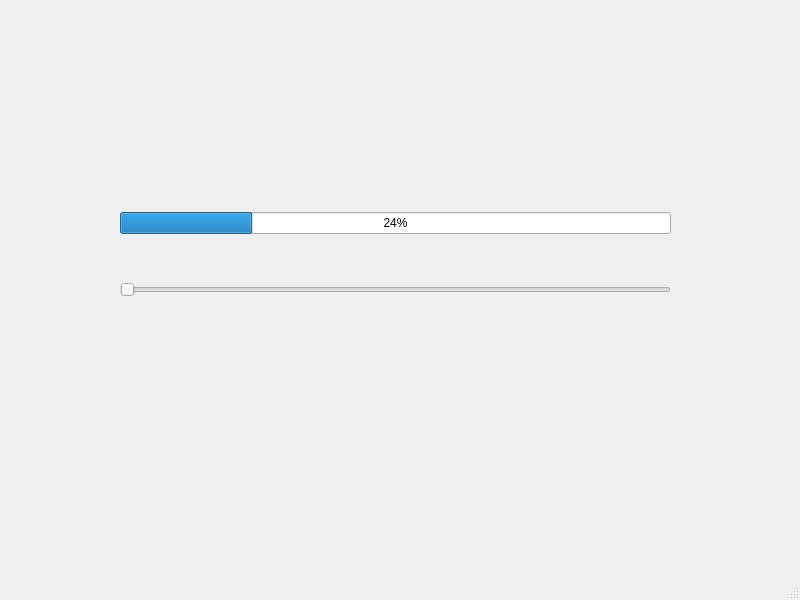
<?xml version="1.0" encoding="UTF-8"?>
<ui version="4.0">
 <class>MainWindow</class>
 <widget class="QMainWindow" name="MainWindow">
  <property name="geometry">
   <rect>
    <x>0</x>
    <y>0</y>
    <width>800</width>
    <height>600</height>
   </rect>
  </property>
  <property name="windowTitle">
   <string>MainWindow</string>
  </property>
  <widget class="QWidget" name="centralwidget">
   <widget class="QWidget" name="layoutWidget">
    <property name="geometry">
     <rect>
      <x>120</x>
      <y>170</y>
      <width>551</width>
      <height>171</height>
     </rect>
    </property>
    <layout class="QVBoxLayout" name="verticalLayout">
     <item>
      <widget class="QProgressBar" name="progressBar">
       <property name="value">
        <number>24</number>
       </property>
      </widget>
     </item>
     <item>
      <widget class="QSlider" name="horizontalSlider">
       <property name="orientation">
        <enum>Qt::Horizontal</enum>
       </property>
      </widget>
     </item>
    </layout>
   </widget>
  </widget>
  <widget class="QMenuBar" name="menubar">
   <property name="geometry">
    <rect>
     <x>0</x>
     <y>0</y>
     <width>800</width>
     <height>26</height>
    </rect>
   </property>
  </widget>
  <widget class="QStatusBar" name="statusbar"/>
 </widget>
 <resources/>
 <connections/>
</ui>
